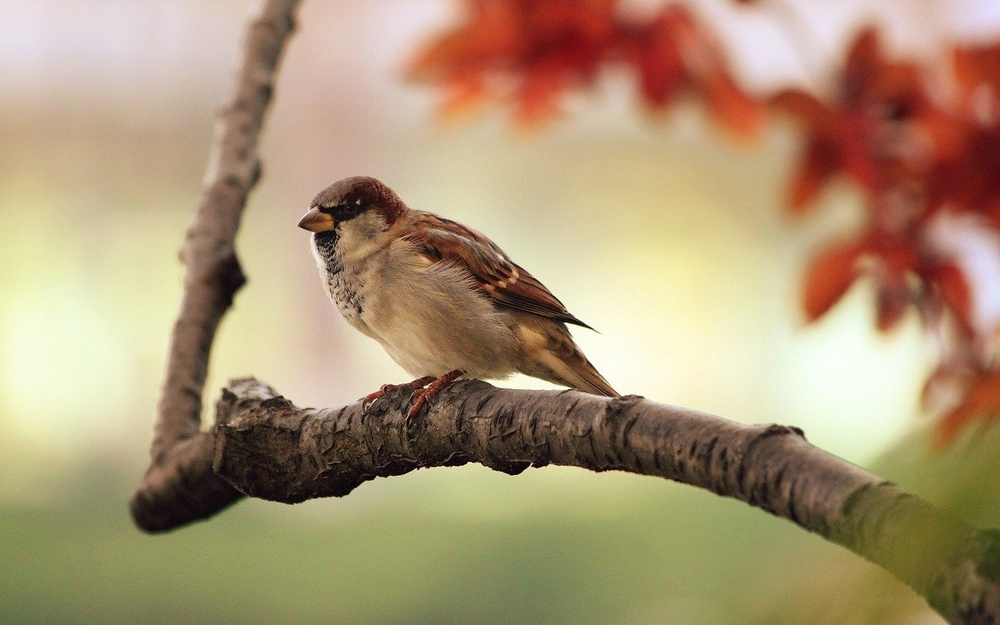
#> input picture Сем 6/Обработка изображений/4/bird-9950_1280.jpg, 1000 x 625 px, shrunk from 1280 x 800 before the run
$ python 4.2.py   (older library calls are emulated)
#> lines starting #> are read from the running program, lines starting #| are printed output that depends on the picture; after the words box and inside, x2 and y2 are one past the last pixel; in counts of white or black regions, pixels touching at a corner belong together
import cv2
import numpy as np
img = cv2.imread('bird-9950_1280.jpg')
#> img is the input picture: shape (625, 1000, 3); mean B, G, R 117.5, 149.4, 171.5
lap = cv2.Laplacian(img, cv2.CV_64F)
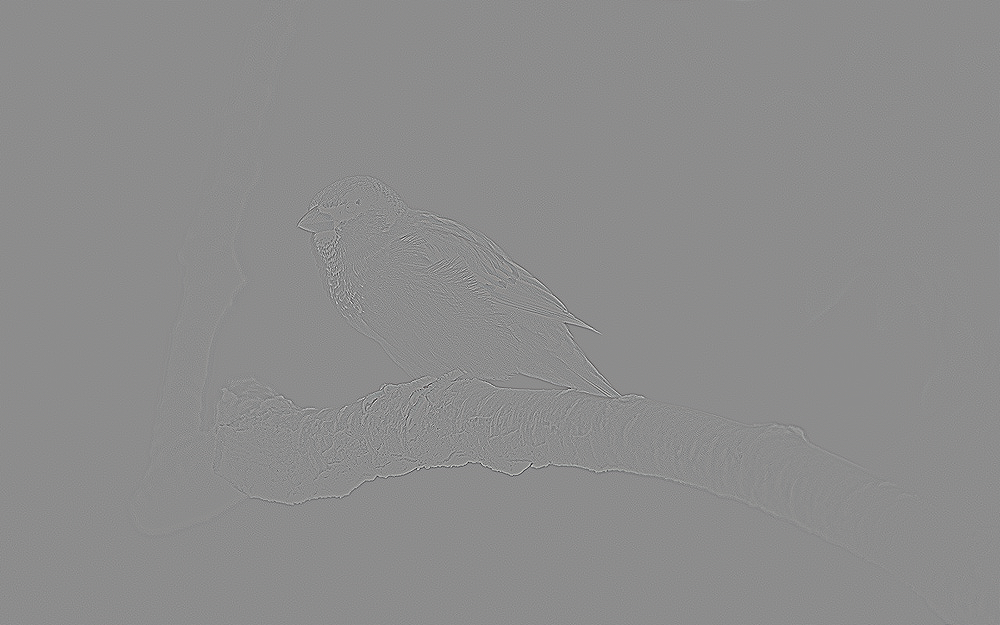
#> lap: shape (625, 1000, 3) float64; mean B, G, R 0, 0, 0; drawn with min black and max white
sum_lap = np.abs(lap).sum()
#> sum_lap = 18362847
edges = cv2.Canny(img, 100, 200)
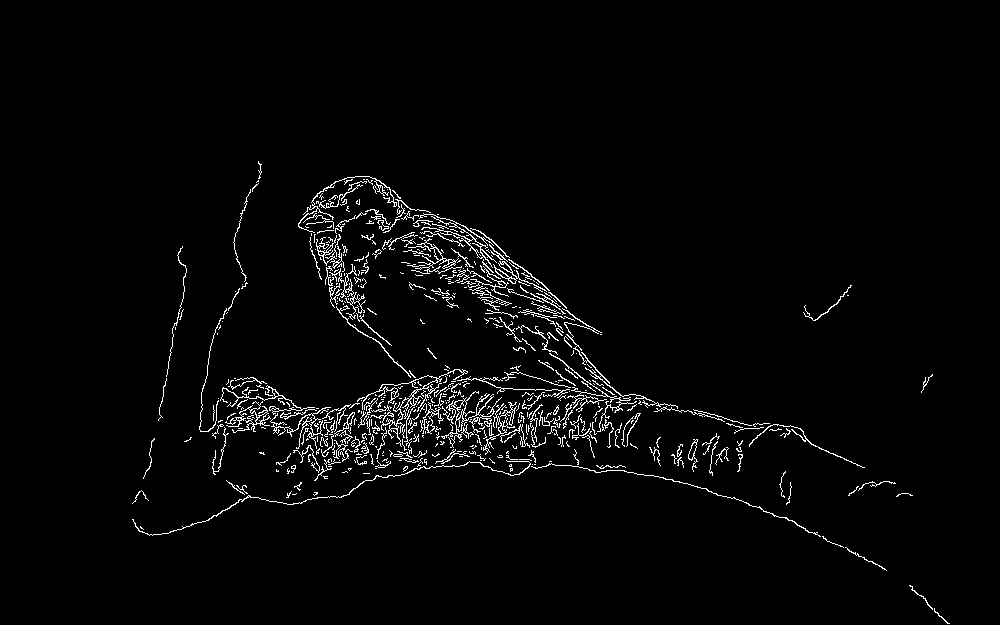
#> edges: shape (625, 1000); 2.6% white in thin lines or dots, all inside (x1, y1, x2, y2) = (132, 161, 950, 624)
sum_edges = edges.sum()
#> sum_edges = 4187355
print(sum_lap)
#| 18362847.0
print(sum_edges)
#| 4187355

$ run again, with Сем 6/Обработка изображений/4/bird-2847799_1280.jpg copied over Сем 6/Обработка изображений/4/bird-9950_1280.jpg
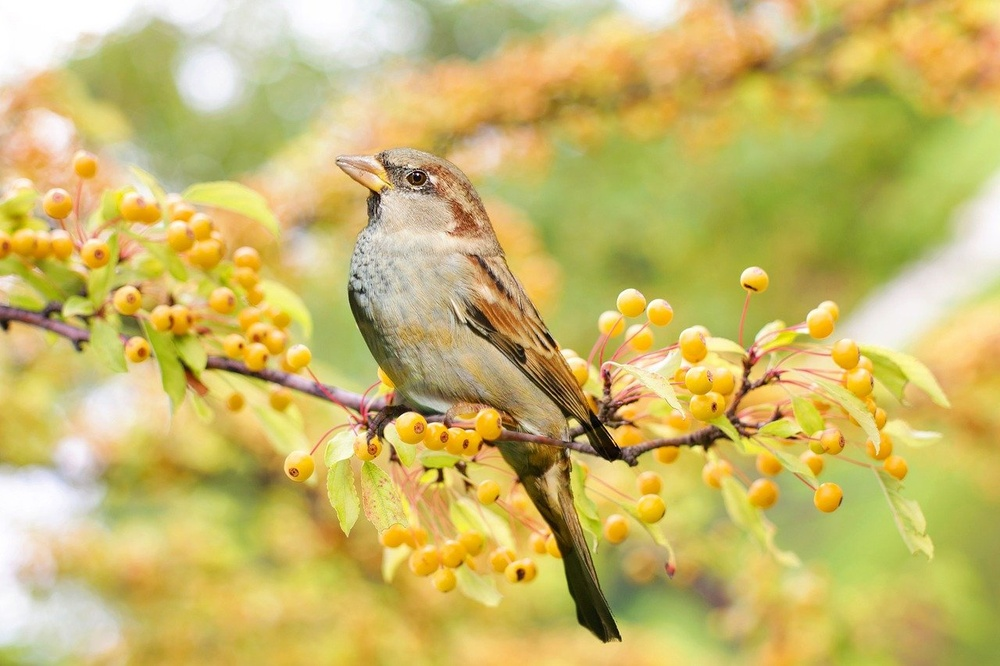
#> input picture Сем 6/Обработка изображений/4/bird-2847799_1280.jpg, 1000 x 666 px, shrunk from 1280 x 853 before the run
#> img is the input picture: shape (666, 1000, 3); mean B, G, R 105.7, 184.4, 201.5
#> sum_lap = 15951193
#> `edges = cv2.Canny(img, 100, 200)`:
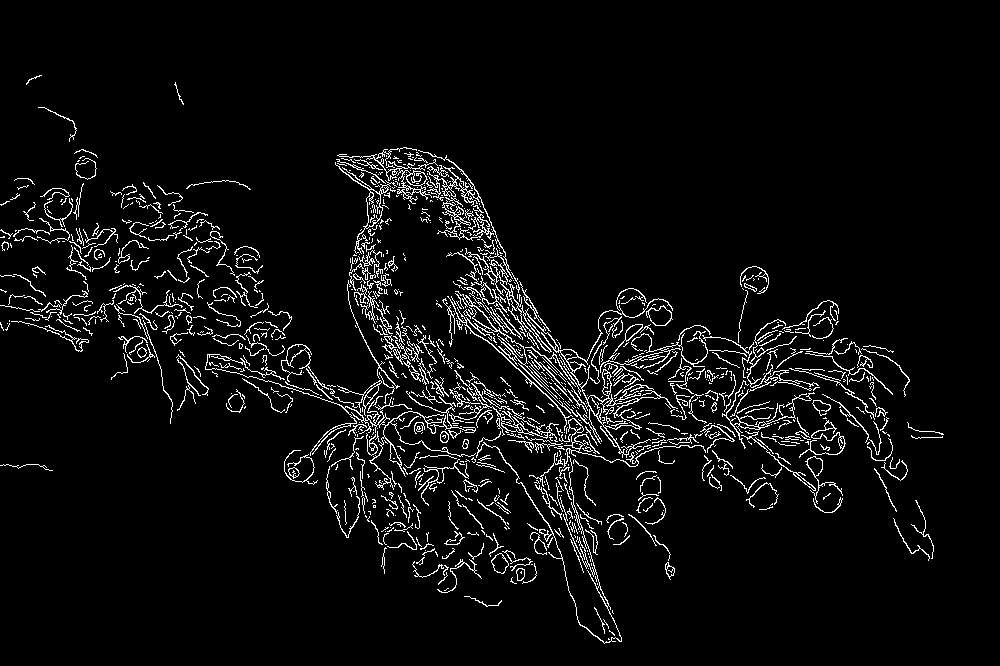
#> edges: shape (666, 1000); 4.9% white in thin lines or dots, all inside (x1, y1, x2, y2) = (0, 75, 944, 644)
#> sum_edges = 8389245
#| 15951193.0
#| 8389245

$ run again, with Сем 6/Обработка изображений/4/alcedo-atthis-881594_1280.jpg copied over Сем 6/Обработка изображений/4/bird-9950_1280.jpg
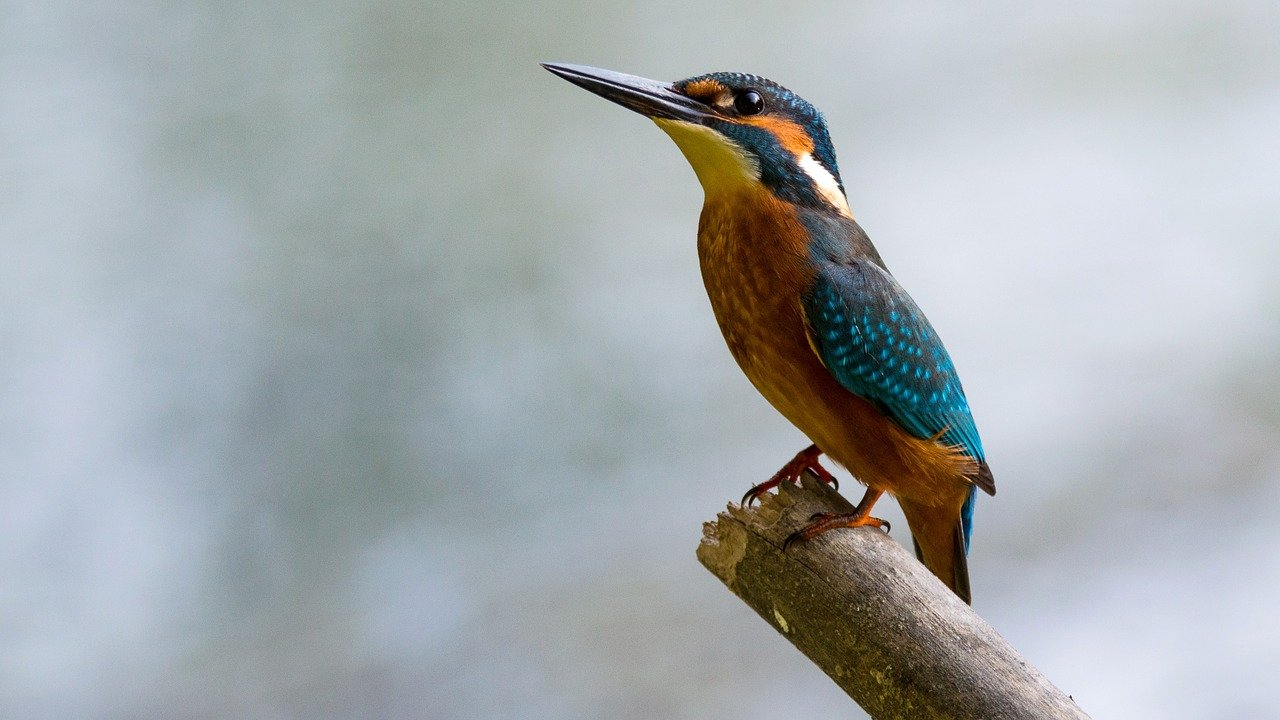
#> input picture Сем 6/Обработка изображений/4/alcedo-atthis-881594_1280.jpg, 1280 x 720 px
#> img is the input picture: shape (720, 1280, 3); mean B, G, R 173, 170.4, 164.5
#> `lap = cv2.Laplacian(img, cv2.CV_64F)`:
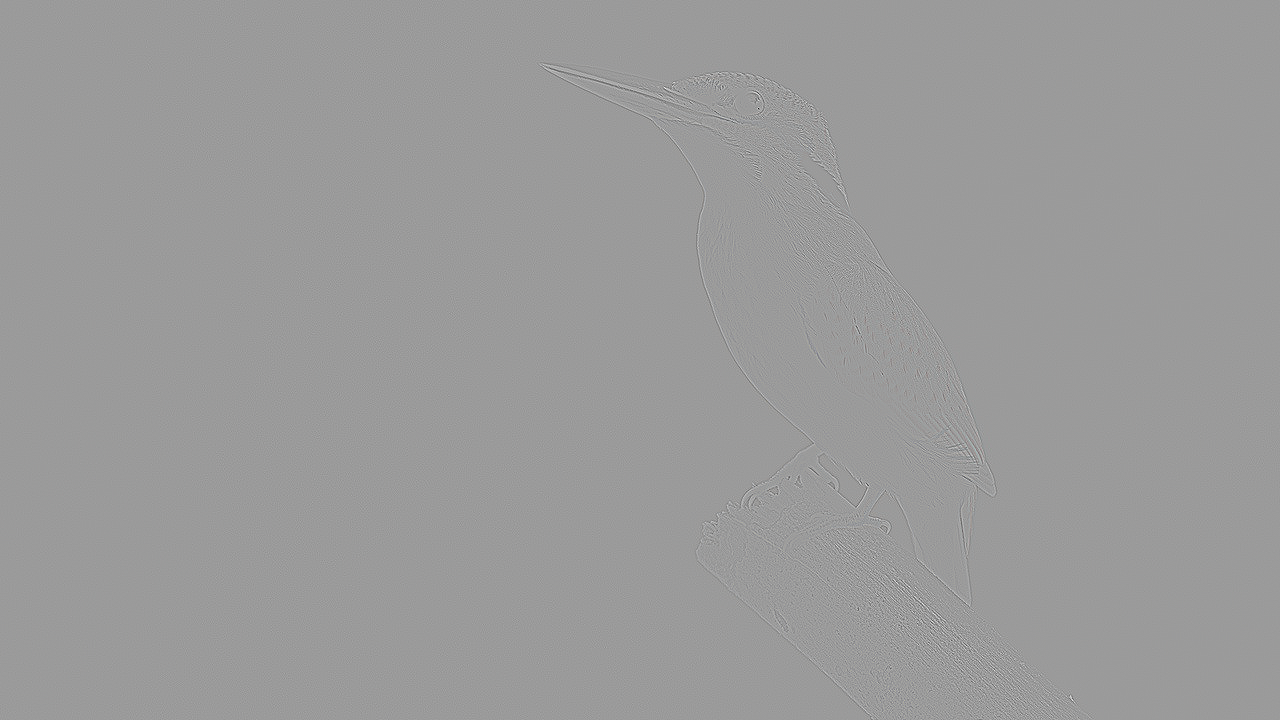
#> lap: shape (720, 1280, 3) float64; mean B, G, R 0, 0, 0; drawn with min black and max white
#> sum_lap = 29167040
#> `edges = cv2.Canny(img, 100, 200)`:
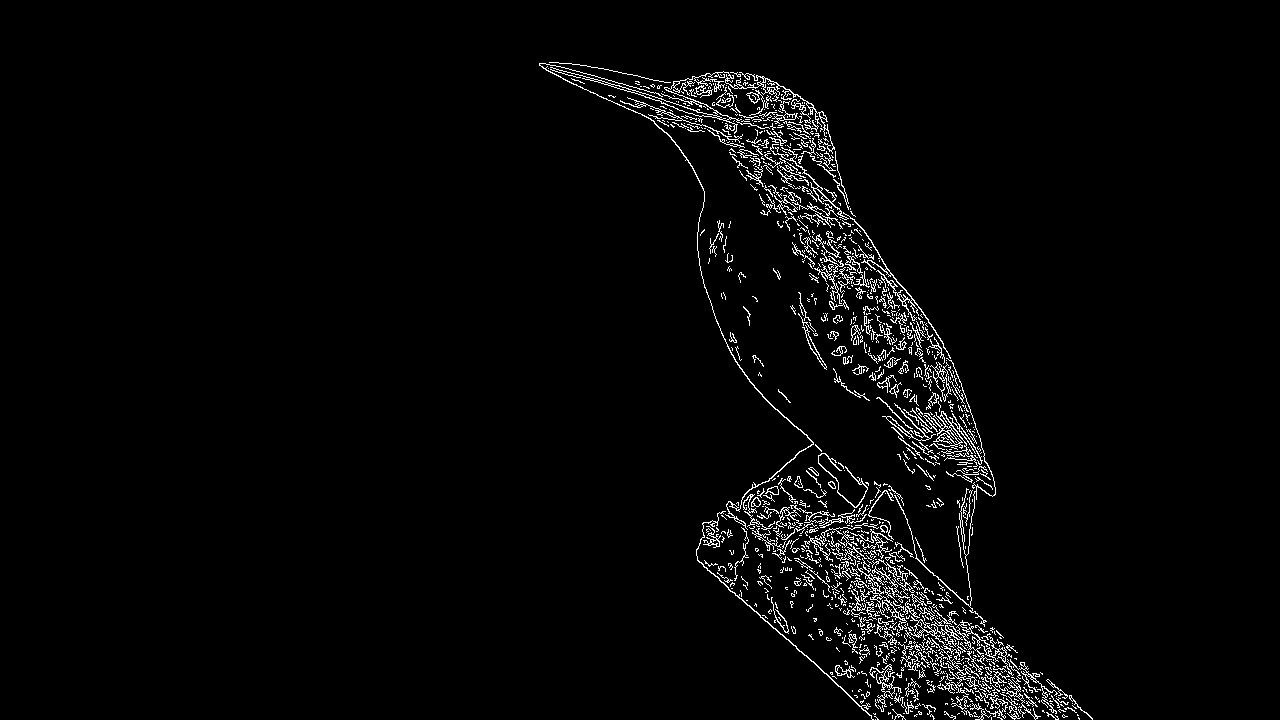
#> edges: shape (720, 1280); 2.7% white in thin lines or dots, all inside (x1, y1, x2, y2) = (539, 62, 1093, 720)
#> sum_edges = 6370155
#| 29167040.0
#| 6370155

$ run again, with Сем 6/Обработка изображений/4/chaffinch-1420407_1280.jpg copied over Сем 6/Обработка изображений/4/bird-9950_1280.jpg
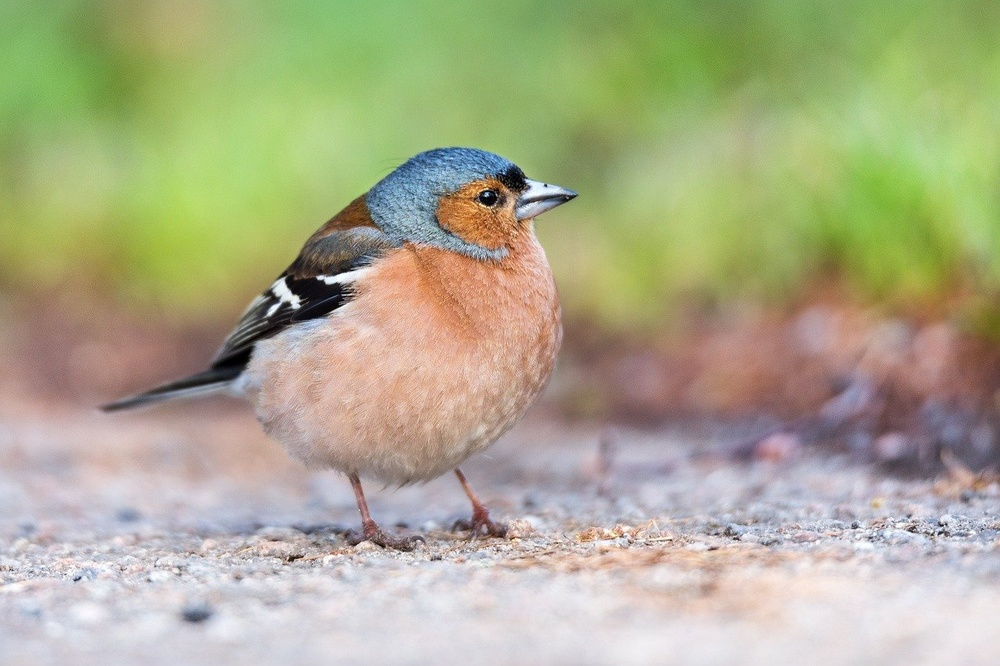
#> input picture Сем 6/Обработка изображений/4/chaffinch-1420407_1280.jpg, 1000 x 666 px, shrunk from 1280 x 853 before the run
#> img is the input picture: shape (666, 1000, 3); mean B, G, R 140.3, 172.5, 172.1
#> `lap = cv2.Laplacian(img, cv2.CV_64F)`:
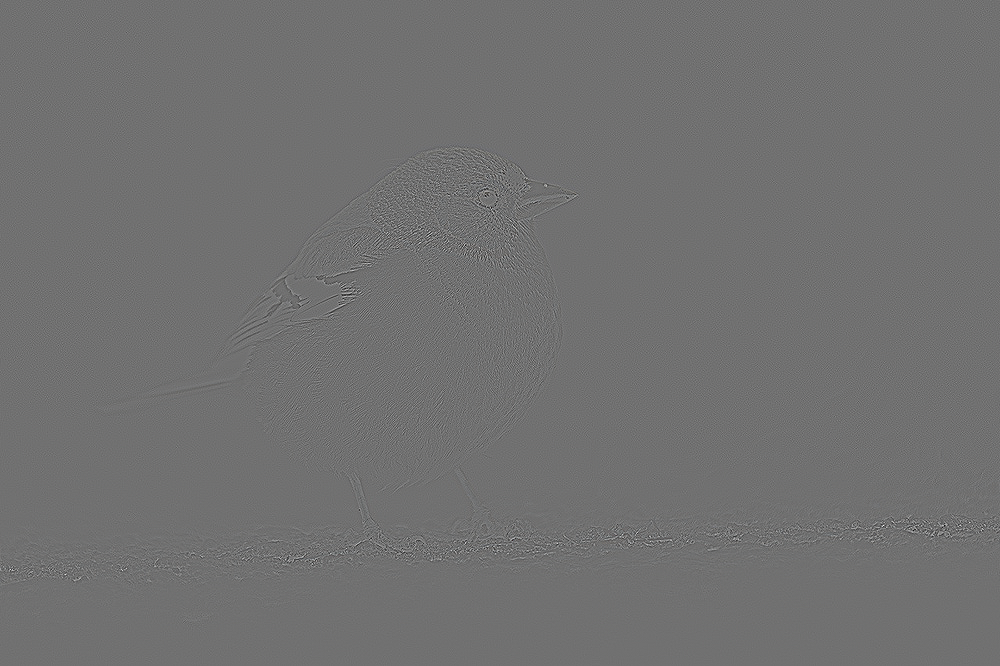
#> lap: shape (666, 1000, 3) float64; mean B, G, R 0, 0, 0; drawn with min black and max white
#> sum_lap = 30115847
#> `edges = cv2.Canny(img, 100, 200)`:
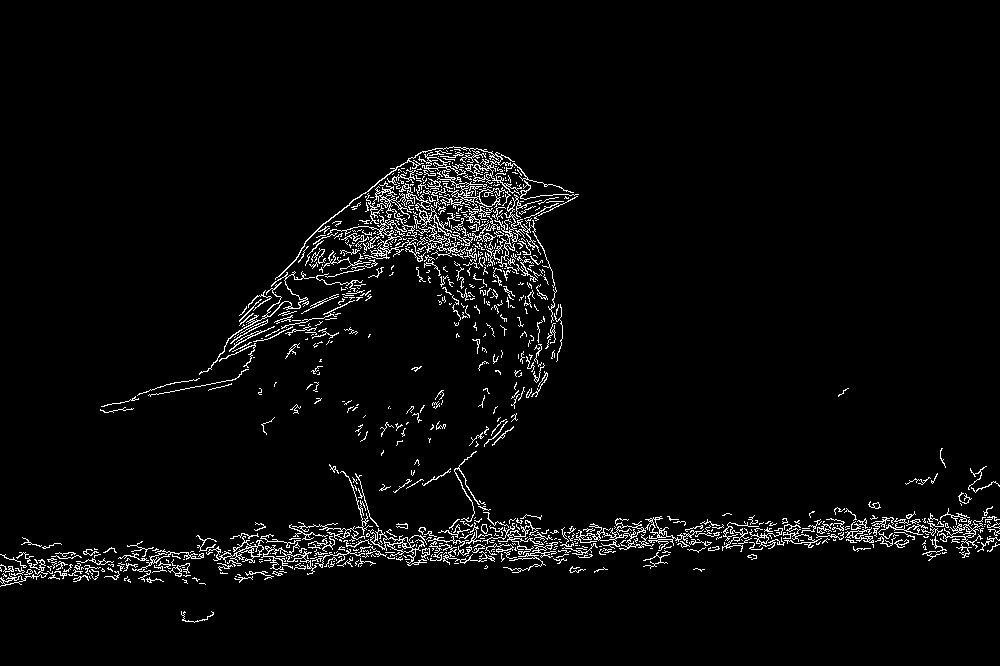
#> edges: shape (666, 1000); 3.5% white in thin lines or dots, all inside (x1, y1, x2, y2) = (0, 146, 1000, 623)
#> sum_edges = 5998365
#| 30115847.0
#| 5998365
